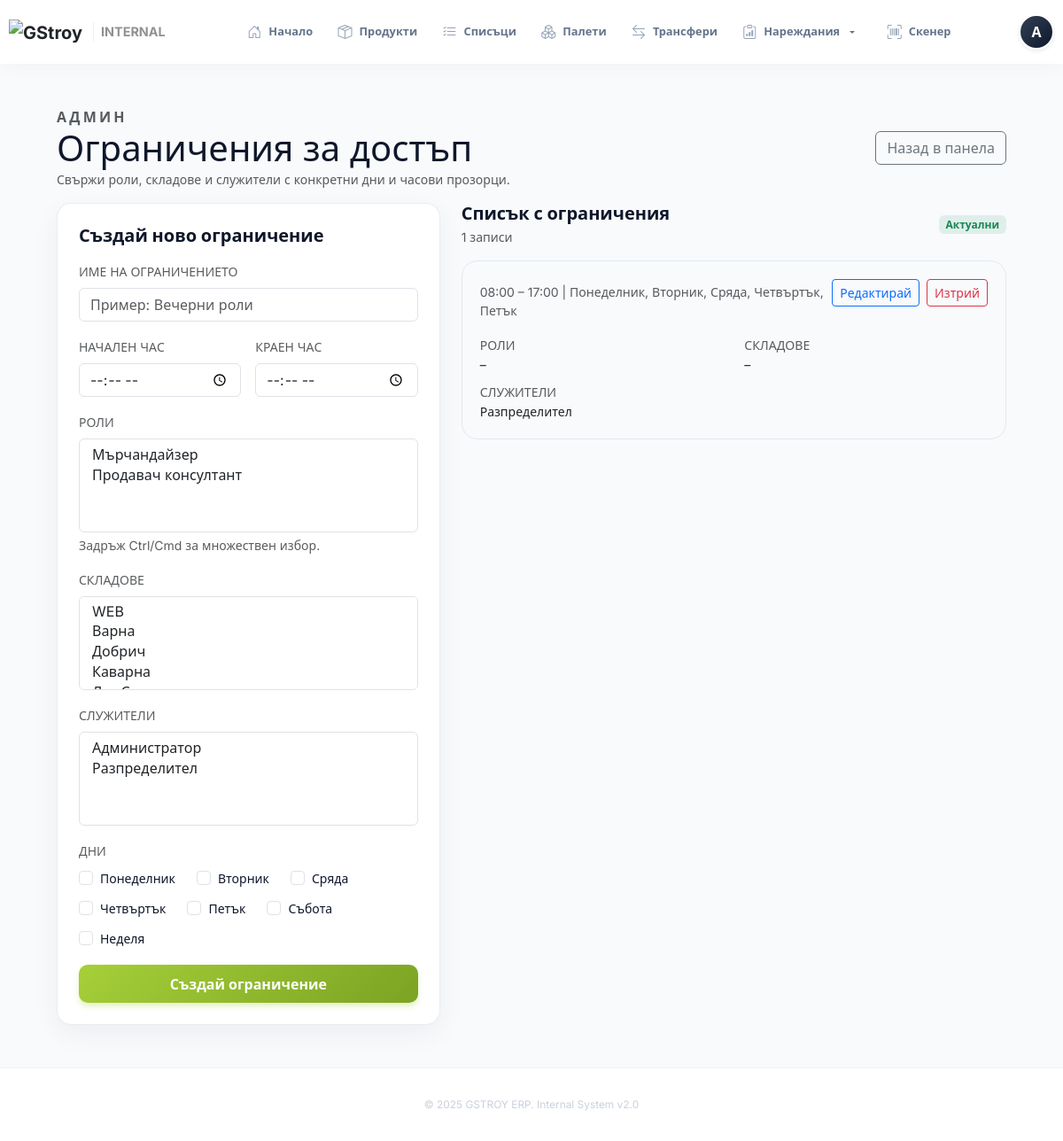
The app's page /admin/access-windows (signed in) with its own data.
### models.py (models this page shows, shortened)
class User(UserMixin, Base):
    __tablename__ = "users"
    id = Column(Integer, primary_key=True)
    username = Column(String(64), unique=True, nullable=False)
    full_name = Column(String(255), nullable=False)
    password_hash = Column(String(255), nullable=False, default="")
    can_assign_orders = Column(Boolean, default=False)
    can_prepare_orders = Column(Boolean, default=True)
    can_view_competitor_prices = Column(Boolean, default=False)
    is_admin = Column(Boolean, default=False)
    is_active = Column(Boolean, default=True)
    default_warehouse_id = Column(Integer, ForeignKey("warehouses.id"))
    email = Column(String(255), unique=True)
    phone = Column(String(32))
    employee_number = Column(String(64), unique=True)
    is_staff = Column(Boolean, default=False)
    manager_id = Column(Integer, ForeignKey("users.id"))
    assigned_warehouse_id = Column(Integer, ForeignKey("warehouses.id"))
    registered_at = Column(DateTime, default=datetime.utcnow, nullable=False)
    last_login_at = Column(DateTime)
    service_points = relationship(
        "ServicePoint",
        secondary=user_service_points,
        back_populates="users",
    )
    assignments = relationship("StockOrderAssignment", back_populates="user")
    scan_tasks = relationship("ScanTask", back_populates="created_by")
    authored_lists = relationship("ProductList", back_populates="created_by")
    default_warehouse = relationship("Warehouse", foreign_keys=[default_warehouse_id])
    assigned_warehouse = relationship("Warehouse", foreign_keys=[assigned_warehouse_id], back_populates="assigned_staff")
    manager = relationship("User", remote_side=[id], back_populates="subordinates")
    subordinates = relationship("User", back_populates="manager")
    roles = relationship("Role", secondary=user_roles, back_populates="users")
    access_windows = relationship("AccessWindow", secondary=access_window_users, back_populates="users")

class AccessWindow(Base):
    __tablename__ = "access_windows"
    id = Column(Integer, primary_key=True)
    name = Column(String(128), nullable=False)
    start_time = Column(Time, nullable=False)
    end_time = Column(Time, nullable=False)
    days = Column(String(64), default="")
    is_active = Column(Boolean, default=True)
    roles = relationship("Role", secondary=access_window_roles, back_populates="access_windows")
    users = relationship("User", secondary=access_window_users, back_populates="access_windows")
    warehouses = relationship("Warehouse", secondary=access_window_warehouses, back_populates="access_windows")
    @property
    def days_list(self):
        return [day for day in (self.days or "").split(",") if day]

### app/blueprints/admin.py (the view)
@admin_bp.route("/access-windows")
def access_windows():
    require_admin()
    session = g.db
    windows = session.query(AccessWindow).order_by(AccessWindow.name).all()
    context = _access_window_form_options(session)
    return render_template("admin_access_windows.html", windows=windows, **context)

### templates/admin_access_windows.html (shortened to what this page needs)
{% extends "base.html" %}
{% block content %}
<div class="container-fluid py-4" style="max-width: 1200px;">
    <div class="d-flex justify-content-between align-items-center mb-3">
        <div>
            <span class="text-uppercase fw-bold text-muted" style="letter-spacing: 0.2em;">Админ</span>
            <h1 class="m-0">Ограничения за достъп</h1>
            <p class="text-muted small mb-0">Свържи роли, складове и служители с конкретни дни и часови прозорци.</p>
        </div>
        <a href="{{ url_for('admin.panel') }}" class="btn btn-outline-secondary">Назад в панела</a>
    </div>
    <div class="row g-4">
        <div class="col-lg-5">
            <div class="access-card">
                <h5 class="fw-bold mb-3">Създай ново ограничение</h5>
                <form method="post">
                    <div class="mb-3">
                        <label class="form-label small text-uppercase text-muted">Име на ограничението</label>
                        <input type="text" name="name" class="form-control" placeholder="Пример: Вечерни роли">
                    </div>
                    <div class="row g-3 mb-3">
                        <div class="col-6">
                            <label class="form-label small text-uppercase text-muted">Начален час</label>
                            <input type="time" name="start_time" class="form-control">
                        </div>
                        <div class="col-6">
                            <label class="form-label small text-uppercase text-muted">Краен час</label>
                            <input type="time" name="end_time" class="form-control">
                        </div>
                    </div>
                    <div class="mb-3">
                        <label class="form-label small text-uppercase text-muted">Роли</label>
                        <select name="roles" class="form-select" multiple size="4">
                            {% for role in roles %}
                                <option value="{{ role.id }}">{{ role.name }}</option>
                            {% endfor %}
                        </select>
                        <div class="form-text small text-muted">Задръж Ctrl/Cmd за множествен избор.</div>
                    </div>
                    <div class="mb-3">
                        <label class="form-label small text-uppercase text-muted">Складове</label>
                        <select name="warehouses" class="form-select" multiple size="4">
                            {% for wh in warehouses %}
                                <option value="{{ wh.id }}">{{ wh.name }}</option>
                            {% endfor %}
                        </select>
                    </div>
                    <div class="mb-3">
                        <label class="form-label small text-uppercase text-muted">Служители</label>
                        <select name="users" class="form-select" multiple size="4">
                            {% for user in users %}
                                <option value="{{ user.id }}">{{ user.full_name }}</option>
                            {% endfor %}
                        </select>
                    </div>
                    <div class="mb-3">
                        <label class="form-label small text-uppercase text-muted">Дни</label>
                        <div class="d-flex flex-wrap gap-2">
                            {% for day in days %}
                            <label class="form-check form-check-inline">
                                <input class="form-check-input" type="checkbox" name="days" value="{{ day }}">
                                <span class="form-check-label small">{{ day }}</span>
                            </label>
                            {% endfor %}
                        </div>
                    </div>
                    <button class="btn btn-brand-new w-100">Създай ограничение</button>
                </form>
            </div>
        </div>
        <div class="col-lg-7">
            <div class="d-flex justify-content-between align-items-center mb-3">
                <div>
                    <h5 class="fw-bold mb-1">Списък с ограничения</h5>
                    <p class="text-muted small mb-0">{{ windows|length }} записи</p>
                </div>
                <span class="badge bg-success bg-opacity-10 text-success">Актуални</span>
            </div>
            {% for window in windows %}
            <div class="access-window-row">
                <div class="d-flex justify-content-between align-items-start">
                    <div>
                        <div class="small text-muted">
                            {{ window.start_time.strftime('%H:%M') }} – {{ window.end_time.strftime('%H:%M') }} |
                            {{ window.days_list | join(', ') or '–' }}
                        </div>
                    </div>
                    <div class="d-flex gap-2">
                        <a href="{{ url_for('admin.access_window_detail', window_id=window.id) }}" class="btn btn-sm btn-outline-primary">Редактирай</a>
                        <form method="post" action="{{ url_for('admin.delete_access_window', window_id=window.id) }}">
                            <button type="submit" class="btn btn-sm btn-outline-danger">Изтрий</button>
                        </form>
                    </div>
                </div>
                <div class="mt-3">
                    <div class="row">
                        <div class="col-sm-6">
                            <small class="text-uppercase text-muted">Роли</small>
                            <div class="text-dark small">
                                {{ window.roles|map(attribute='name')|join(', ') or '–' }}
                            </div>
                        </div>
                        <div class="col-sm-6">
                            <small class="text-uppercase text-muted">Складове</small>
                            <div class="text-dark small">
                                {{ window.warehouses|map(attribute='name')|join(', ') or '–' }}
                            </div>
                        </div>
                    </div>
                    <div class="mt-2">
                        <small class="text-uppercase text-muted">Служители</small>
                        <div class="text-dark small">
                            {{ window.users|map(attribute='full_name')|join(', ') or '–' }}
                        </div>
                    </div>
                </div>
            </div>
            {% else %}
            <div class="text-muted">Все още няма дефинирани ограничения.</div>
            {% endfor %}
        </div>
    </div>
</div>
{% endblock %}

### templates/base.html (shortened to what this page needs)
<!doctype html>
<html lang="bg" class="h-100">
  <head>
    <link href="https://cdn.jsdelivr.net/npm/bootstrap@5.3.2/dist/css/bootstrap.min.css" rel="stylesheet">
    <link rel="stylesheet" href="https://cdn.jsdelivr.net/npm/bootstrap-icons@1.11.1/font/bootstrap-icons.css">
    <link rel="stylesheet" href="{{ url_for('static', filename='styles.css') }}">
  </head>
  <body class="d-flex flex-column h-100">
    {% if current_user and current_user.is_authenticated %}
    <nav class="navbar navbar-expand-lg desktop-header">
      <div class="container-fluid px-3 px-lg-4">
        <a class="navbar-brand d-flex align-items-center gap-2 fw-bold text-dark" href="{{ url_for('main.index') }}">
          <img src="https://internal.gstroy.bg/static/assets/images/GStroy-logo.svg" alt="GStroy" height="28">
          <span class="d-none d-xl-inline opacity-50 border-start ps-2 ms-1" style="font-size: 0.9rem;">INTERNAL</span>
        </a>
        <div class="collapse navbar-collapse desktop-nav-links">
          <ul class="navbar-nav mx-auto align-items-center">
            <li class="nav-item">
                <a class="nav-link-modern {{ 'active' if request.endpoint == 'main.index' }}" href="{{ url_for('main.index') }}">
                    <i class="bi bi-house-door"></i> Начало
                </a>
            </li>
            <li class="nav-item">
                <a class="nav-link-modern {{ 'active' if request.endpoint == 'products' }}" href="{{ url_for('products.products') }}">
                    <i class="bi bi-box-seam"></i> Продукти
                </a>
            </li>
            <li class="nav-item">
                <a class="nav-link-modern {{ 'active' if 'simple_list' in request.endpoint }}" href="{{ url_for('logistics.simple_list_index') }}">
                    <i class="bi bi-list-check"></i> Списъци
                </a>
            </li>
            <li class="nav-item">
                <a class="nav-link-modern {{ 'active' if 'pallet' in request.endpoint }}" href="{{ url_for('logistics.pallet_list') }}">
                    <i class="bi bi-boxes"></i> Палети
                </a>
            </li>
            <li class="nav-item">
                <a class="nav-link-modern {{ 'active' if 'transfer' in request.endpoint }}" href="{{ url_for('logistics.transfers') }}">
                    <i class="bi bi-arrow-left-right"></i> Трансфери
                </a>
            </li>
            <li class="nav-item dropdown">
                <a class="nav-link-modern dropdown-toggle {{ 'active' if 'stock_orders' in request.endpoint or 'ppp' in request.endpoint }}" href="#" data-bs-toggle="dropdown">
                    <i class="bi bi-clipboard-data"></i> Нареждания
                </a>
            </li>
            <li class="nav-item ms-2">
                <a class="nav-link-modern {{ 'active' if 'scan_task' in request.endpoint }}" href="{{ url_for('scanning.scan_task_list') }}">
                    <i class="bi bi-upc-scan"></i> Скенер
                </a>
            </li>
          </ul>
        </div>
        <div class="d-none d-lg-flex align-items-center gap-3">
            {% if current_user and current_user.is_authenticated %}
              <div class="dropdown">
                <a href="#" class="d-flex align-items-center text-decoration-none" data-bs-toggle="dropdown">
                  <div class="rounded-circle bg-dark text-white d-flex align-items-center justify-content-center fw-bold shadow-sm border border-2 border-white"
                       style="width: 40px; height: 40px; background: linear-gradient(135deg, #334155 0%, #0f172a 100%);">
                    {{ current_user.full_name[:1] }}
                  </div>
                </a>
              </div>
            {% else %}
              <a class="btn btn-brand-new btn-sm px-4" href="{{ url_for('auth.login') }}">Вход</a>
            {% endif %}
        </div>
      </div>
    </nav>
    {% endif %}
    <main class="flex-shrink-0 fade-in flex-grow-1">
        <div class="container py-3 py-lg-4 px-3 px-lg-4">
            {% block content %}{% endblock %}
        </div>
    </main>
    <footer class="main-footer text-center d-none d-lg-block">
        <div class="container">
            <p class="mb-0 opacity-50 small">&copy; 2025 GSTROY ERP. Internal System v2.0</p>
        </div>
    </footer>
  </body>
</html>

### records on screen
User: full_name "А", {{ user.id }} 6 (drawn)
AccessWindow: start_time "08:00", end_time "17:00", days_list "Понеделник, Вторник, Сряда, Четвъртък, Петък", roles|map "–", warehouses|map "–", users|map "Разпределител"

### other values on screen
{{ day }} "Понеделник" "Вторник" "Сряда" "Четвъртък" "Петък" "Събота" "Неделя"
{{ windows|length }} "1"
